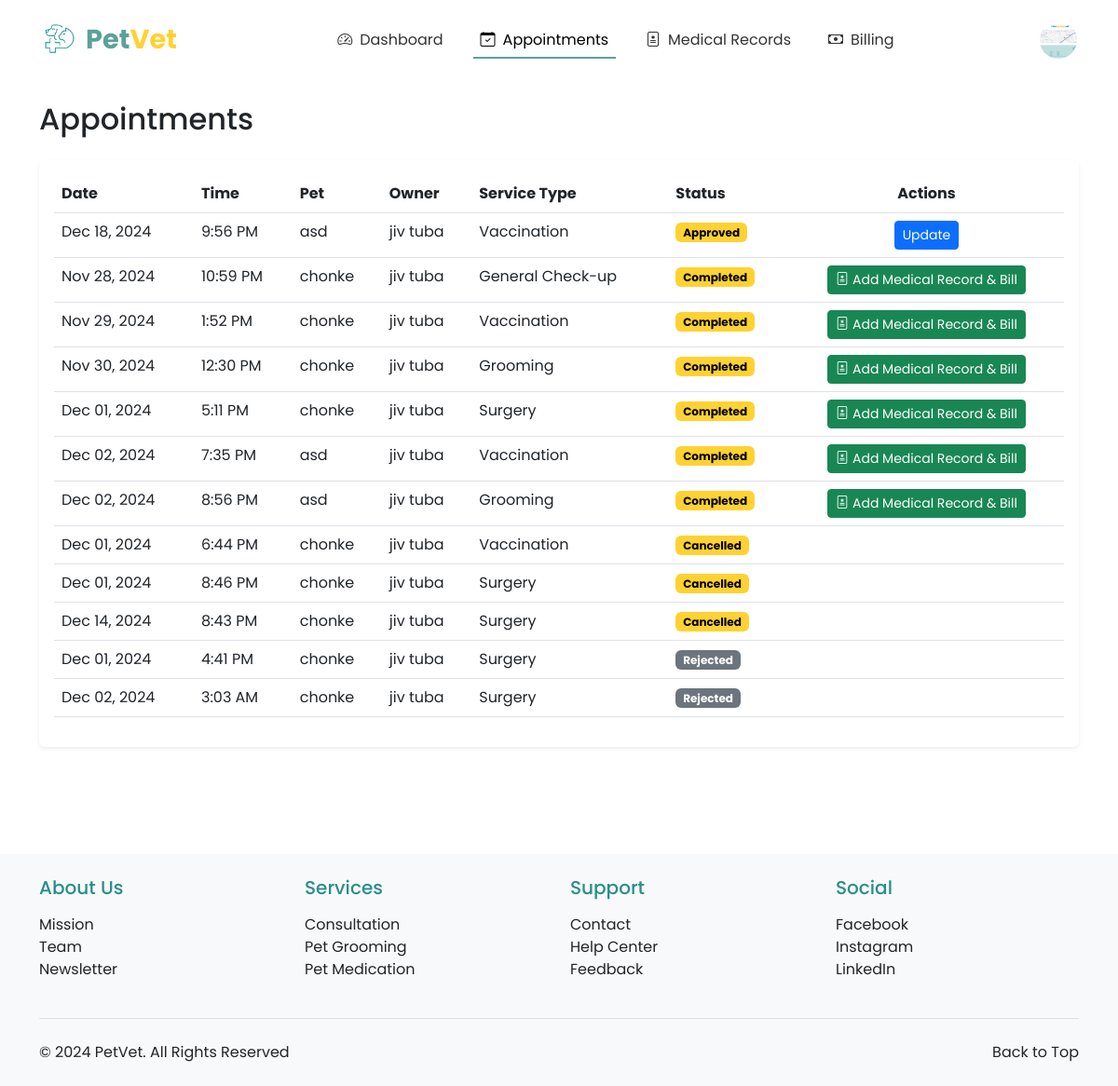
Page /vet/appointments/ (signed in) on the committed database.
### registration_login/models.py (models this page shows, shortened)
class Profile(models.Model):
    PAYMENT_CHOICES = [
        ('CASH', 'Cash'),
        ('CARD', 'Credit/Debit Card'),
        ('GCASH', 'GCash'),
        ('MAYA', 'Maya'),
    ]
    ROLE_CHOICES = [
        ('OWNER', 'Pet Owner'),
        ('VET', 'Veterinarian'),
    ]
    user = models.OneToOneField(User, on_delete=models.CASCADE, primary_key=True)
    profile_picture = models.ImageField(upload_to='profile_pics/', default='profile_pics/profile.png')
    first_name = models.CharField(max_length=50)
    last_name = models.CharField(max_length=50)
    address = models.CharField(max_length=200, blank=True, null=True)
    contact_number = models.CharField(max_length=15, blank=True, null=True)
    preferred_payment = models.CharField(max_length=10, choices=PAYMENT_CHOICES, default='CASH')
    card_number = models.CharField(max_length=16, blank=True, null=True)
    card_expiry = models.CharField(max_length=5, blank=True, null=True)
    ewallet_number = models.CharField(max_length=15, blank=True, null=True)
    role = models.CharField(max_length=10, choices=ROLE_CHOICES, default='OWNER')
    phone_number = models.CharField(max_length=20, null=True, blank=True)
    created_at = models.DateTimeField(auto_now_add=True)
    updated_at = models.DateTimeField(auto_now=True)

### appointments/models.py (models this page shows, shortened)
class Appointment(models.Model):
    STATUS_CHOICES = [
        ('PENDING', 'Pending Approval'),
        ('APPROVED', 'Approved'),
        ('COMPLETED', 'Completed'),
        ('CANCELLED', 'Cancelled'),
        ('REJECTED', 'Rejected'),
    ]
    SERVICE_CHOICES = [
        ('CHECKUP', 'General Check-up'),
        ('VACCINATION', 'Vaccination'),
        ('SURGERY', 'Surgery'),
        ('GROOMING', 'Grooming'),
        ('DENTAL', 'Dental Care'),
        ('EMERGENCY', 'Emergency Care'),
    ]
    pet = models.ForeignKey(Pet, on_delete=models.CASCADE, related_name='appointments')
    owner = models.ForeignKey(Profile, on_delete=models.CASCADE, null=True)  # Making owner nullable
    veterinarian = models.ForeignKey(VeterinarianProfile, on_delete=models.SET_NULL, null=True, related_name='appointments')
    service_type = models.CharField(max_length=20, choices=SERVICE_CHOICES, default='CHECKUP')
    date = models.DateField()
    time = models.TimeField()
    reason = models.TextField(blank=True, null=True)
    status = models.CharField(max_length=20, choices=STATUS_CHOICES, default='PENDING')
    notes = models.TextField(blank=True, null=True)
    created_at = models.DateTimeField(auto_now_add=True)
    updated_at = models.DateTimeField(auto_now=True)
    class Meta:
        ordering = ['date', 'time']

### pet_registration/models.py (models this page shows, shortened)
class Pet(models.Model):
    owner = models.ForeignKey(User, on_delete=models.CASCADE, related_name='pets')
    pet_id = models.CharField(max_length=20, unique=True)
    pet_name = models.CharField(max_length=50)
    breed = models.CharField(max_length=50)
    species = models.CharField(max_length=50)
    sex = models.CharField(max_length=10, choices=[('Male', 'Male'), ('Female', 'Female'), ('Unknown', 'Unknown')])
    weight = models.DecimalField(max_digits=5, decimal_places=2)
    birthday = models.DateField()
    pet_description = models.TextField(blank=True, null=True)
    image_url = models.ImageField(upload_to='pet_images/', blank=True, null=True)
    primary_veterinarian = models.ForeignKey('veterinarians.VeterinarianProfile',
        on_delete=models.SET_NULL,
        null=True,
        blank=True,
        related_name='primary_pets'
    )
    def __str__(self):
        return f"{self.pet_name} ({self.breed})"

### veterinarians/views.py (the view)
# urls.py: path('', views.appointment_list, name='appointment_list'),
@login_required
@user_passes_test(is_veterinarian)
def appointment_list(request):
    vet_profile = get_object_or_404(VeterinarianProfile, profile=request.user.profile)
    status_order = {
        'PENDING': 0,
        'APPROVED': 1,
        'COMPLETED': 2,
        'CANCELLED': 3,
        'REJECTED': 4
    }
    appointments = Appointment.objects.select_related('pet', 'pet__owner').filter(
        veterinarian=vet_profile
    )
    appointments = sorted(appointments, key=lambda x: (status_order[x.status], x.date, x.time))
    for appointment in appointments:
        print(f"Appointment ID: {appointment.id}")
        print(f"Pet: {appointment.pet}")
        if appointment.pet:
            print(f"Pet ID: {appointment.pet.pet_id}")
    return render(request, 'veterinarians/appointment_list.html', {'appointments': appointments})

### veterinarians/views.py (called while the page is built)
def is_veterinarian(user):
    return user.profile.role == 'VET'

### veterinarians/templates/veterinarians/appointment_list.html (shortened to what this page needs)
{% extends 'base.html' %}
{% block nav_appointments %}active{% endblock %}
{% block content %}
<div class="container content-wrapper py-4">
    <div class="d-flex justify-content-between align-items-center mb-4">
        <h2 class="mb-0">Appointments</h2>
    </div>
    <div class="card border-0 shadow-sm">
        <div class="card-body">
            <div class="table-responsive">
                <table class="table table-hover">
                    <thead>
                        <tr>
                            <th>Date</th>
                            <th>Time</th>
                            <th>Pet</th>
                            <th>Owner</th>
                            <th>Service Type</th>
                            <th>Status</th>
                            <th class="text-center">Actions</th>
                        </tr>
                    </thead>
                    <tbody>
                        {% regroup appointments by status as status_list %}
                        {% for status_group in status_list %}
                            {% for appointment in status_group.list %}
                                <tr>
                                    <td>{{ appointment.date|date:"M d, Y" }}</td>
                                    <td>{{ appointment.time|time:"g:i A" }}</td>
                                    <td>{% if appointment.pet %}{{ appointment.pet.pet_name }}{% else %}N/A{% endif %}</td>
                                    <td>{% if appointment.pet and appointment.pet.owner %}{{ appointment.pet.owner.first_name }} {{ appointment.pet.owner.last_name }}{% else %}N/A{% endif %}</td>
                                    <td>{{ appointment.get_service_type_display }}</td>
                                    <td>
                                        <span class="badge {% if appointment.status == 'APPROVED' %}bg-success
                                                      {% elif appointment.status == 'PENDING' %}bg-warning
                                                      {% elif appointment.status == 'COMPLETED' %}bg-info
                                                      {% elif appointment.status == 'CANCELLED' %}bg-danger
                                                      {% elif appointment.status == 'REJECTED' %}bg-secondary{% endif %}">
                                            {{ appointment.get_status_display }}
                                        </span>
                                    </td>
                                    <td>
                                        <div class="d-flex justify-content-center gap-2">
                                            {% if appointment.status != 'COMPLETED' and appointment.status != 'CANCELLED' and appointment.status != 'REJECTED' %}
                                                <a href="{% url 'veterinarians:update_appointment' appointment.id %}" class="btn btn-sm btn-primary">Update</a>
                                            {% endif %}
                                            {% if appointment.status == 'COMPLETED' and appointment.pet and appointment.pet.pet_id %}
                                                <a href="{% url 'veterinarians:add_medical_record' appointment.pet.pet_id %}" class="btn btn-sm btn-success">
                                                    <i class="bi bi-file-medical me-1"></i>Add Medical Record & Bill
                                                </a>
                                            {% endif %}
                                        </div>
                                    </td>
                                </tr>
                            {% endfor %}
                        {% empty %}
                            <tr>
                                <td colspan="7" class="text-center">No appointments found.</td>
                            </tr>
                        {% endfor %}
                    </tbody>
                </table>
            </div>
        </div>
    </div>
</div>
{% endblock %}

### appointments/templates/base.html (shortened to what this page needs)
<!DOCTYPE html>
<html lang="en">
<head>
    {% load static %}
    <link href="https://cdn.jsdelivr.net/npm/bootstrap@5.3.0/dist/css/bootstrap.min.css" rel="stylesheet">
    <link rel="stylesheet" href="https://cdn.jsdelivr.net/npm/bootstrap-icons@1.11.2/font/bootstrap-icons.css">
</head>
<body>
    <nav class="navbar navbar-expand-lg navbar-light bg-white">
        <div class="container-fluid">
            <a class="navbar-brand d-flex align-items-center" href="{% url 'homepage:index' %}">
                <img src="{% static 'images/toplogo.png' %}" alt="PetVet Logo" class="me-2">
                <span class="logo-text">
                    <span class="logo-text-pet">Pet</span><span class="logo-text-vet">Vet</span>
                </span>
            </a>
            <div class="collapse navbar-collapse justify-content-center" id="navbarNav">
                <ul class="navbar-nav">
                    {% if user.is_authenticated %}
                        {% if user.profile.role == 'VET' %}
                            <li class="nav-item">
                                <a class="nav-link {% block nav_dashboard %}{% endblock %}" href="{% url 'veterinarians:dashboard' %}">
                                    <i class="bi bi-speedometer2 nav-icon"></i>Dashboard
                                </a>
                            </li>
                            <li class="nav-item">
                                <a class="nav-link {% block nav_appointments %}{% endblock %}" href="{% url 'veterinarians:appointment_list' %}">
                                    <i class="bi bi-calendar-check nav-icon"></i>Appointments
                                </a>
                            </li>
                            <li class="nav-item">
                                <a class="nav-link {% block nav_medical_records %}{% endblock %}" href="{% url 'veterinarians:medical_records_list' %}">
                                    <i class="bi bi-file-medical nav-icon"></i>Medical Records
                                </a>
                            </li>
                            <li class="nav-item">
                                <a class="nav-link {% block nav_billing %}{% endblock %}" href="{% url 'veterinarians:billing_management' %}">
                                    <i class="bi bi-cash nav-icon"></i>Billing
                                </a>
                            </li>
                        {% endif %}
                    {% endif %}
                </ul>
            </div>
            <div class="d-flex align-items-center">
                {% if user.is_authenticated %}
                    <div class="dropdown">
                        <img src="{{ user.profile.profile_picture.url }}" alt="Profile" class="profile-image" role="button" data-bs-toggle="dropdown" aria-expanded="false">
                    </div>
                {% else %}
                    <a href="{% url 'registration_login:my_login' %}" class="btn btn-auth-primary me-2">Login</a>
                    <a href="{% url 'registration_login:register' %}" class="btn btn-auth-outline">Register</a>
                {% endif %}
            </div>
        </div>
    </nav>
    <main>
        {% block content %}{% endblock %}
    </main>
    <footer class="bg-light py-4">
        <div class="container">
            <div class="row g-4">
                <div class="col-lg-3 col-md-6">
                    <h5 class="mb-3" style="color: #2A8D8D;">About Us</h5>
                    <ul class="list-unstyled">
                        <li><a href="{% url 'homepage:about_us' %}#mission" class="text-decoration-none text-dark">Mission</a></li>
                        <li><a href="{% url 'homepage:about_us' %}#team" class="text-decoration-none text-dark">Team</a></li>
                        <li><a href="{% url 'homepage:about_us' %}#newsletter" class="text-decoration-none text-dark">Newsletter</a></li>
                    </ul>
                </div>
                <div class="col-lg-3 col-md-6">
                    <h5 class="mb-3" style="color: #2A8D8D;">Services</h5>
                    <ul class="list-unstyled">
                        <li><a href="{% url 'homepage:index' %}#services" class="text-decoration-none text-dark">Consultation</a></li>
                        <li><a href="{% url 'homepage:index' %}#services" class="text-decoration-none text-dark">Pet Grooming</a></li>
                        <li><a href="{% url 'homepage:index' %}#services" class="text-decoration-none text-dark">Pet Medication</a></li>
                    </ul>
                </div>
                <div class="col-lg-3 col-md-6">
                    <h5 class="mb-3" style="color: #2A8D8D;">Support</h5>
                    <ul class="list-unstyled">
                        <li><a href="{% url 'homepage:about_us' %}#contact" class="text-decoration-none text-dark">Contact</a></li>
                        <li><a href="{% url 'homepage:about_us' %}#help" class="text-decoration-none text-dark">Help Center</a></li>
                        <li><a href="{% url 'homepage:about_us' %}#feedback" class="text-decoration-none text-dark">Feedback</a></li>
                    </ul>
                </div>
                <div class="col-lg-3 col-md-6">
                    <h5 class="mb-3" style="color: #2A8D8D;">Social</h5>
                    <ul class="list-unstyled">
                        <li><a href="https://facebook.com" target="_blank" class="text-decoration-none text-dark">Facebook</a></li>
                        <li><a href="https://instagram.com" target="_blank" class="text-decoration-none text-dark">Instagram</a></li>
                        <li><a href="https://linkedin.com" target="_blank" class="text-decoration-none text-dark">LinkedIn</a></li>
                    </ul>
                </div>
            </div>
            <div class="border-top mt-4 pt-4">
                <div class="container px-0">
                    <div class="row">
                        <div class="col-md">
                            <p class="mb-0 text-dark">&copy; 2024 PetVet. All Rights Reserved</p>
                        </div>
                        <div class="col-md text-md-end">
                            <a href="#" class="text-decoration-none text-dark" id="back-to-top">Back to Top</a>
                        </div>
                    </div>
                </div>
            </div>
        </div>
    </footer>
</body>
</html>

### appointments/templates/base.html (style rules this page uses)
:root { --primary-color: #5BA199; --secondary-color: #FFD233; --light-cream: #FFF9EA; }
body { font-family: 'Poppins', sans-serif; min-height: 100vh; display: flex; flex-direction: column; }
main { min-height: 100vh; }
footer { margin-top: 2rem; }
.navbar { padding: 1rem 2rem; }
.navbar-brand img { height: 40px; }
.nav-link { color: #333; position: relative; padding: 0.5rem 1.5rem; margin: 0 0.5rem; }
.nav-link.active { color: var(--primary-color); }
.nav-link.active::after { content: ''; position: absolute; bottom: 0; left: 0; width: 100%; height: 2px; background-color: var(--primary-color); }
.navbar-nav { gap: 0.5rem; }
.profile-image { width: 40px; height: 40px; border-radius: 50%; object-fit: cover; cursor: pointer; }
.logo-text { font-size: 1.8rem; font-weight: 700; }
.logo-text-pet { color: var(--primary-color); }
.logo-text-vet { color: var(--secondary-color); }
.bg-success, .bg-info, .bg-warning, .bg-error, .bg-danger { background-color: #FFD233 !important; color: #000 !important; }
.nav-icon { margin-right: 0.5rem; }

### rows in the picture
Appointment: date "Dec 18, 2024", time "9:56 PM", pet.pet_name "asd", pet.owner.first_name "jiv", pet.owner.last_name "tuba", service_type "Vaccination", status "Approved", shows "Update"
Appointment: date "Nov 28, 2024", time "10:59 PM", pet.pet_name "chonke", pet.owner.first_name "jiv", pet.owner.last_name "tuba", service_type "General Check-up", status "Completed", shows "Add Medical Record & Bill"
Appointment: date "Nov 29, 2024", time "1:52 PM", pet.pet_name "chonke", pet.owner.first_name "jiv", pet.owner.last_name "tuba", service_type "Vaccination", status "Completed", shows "Add Medical Record & Bill"
Appointment: date "Nov 30, 2024", time "12:30 PM", pet.pet_name "chonke", pet.owner.first_name "jiv", pet.owner.last_name "tuba", service_type "Grooming", status "Completed", shows "Add Medical Record & Bill"
Appointment: date "Dec 01, 2024", time "5:11 PM", pet.pet_name "chonke", pet.owner.first_name "jiv", pet.owner.last_name "tuba", service_type "Surgery", status "Completed", shows "Add Medical Record & Bill"
Appointment: date "Dec 02, 2024", time "7:35 PM", pet.pet_name "asd", pet.owner.first_name "jiv", pet.owner.last_name "tuba", service_type "Vaccination", status "Completed", shows "Add Medical Record & Bill"
Appointment: date "Dec 02, 2024", time "8:56 PM", pet.pet_name "asd", pet.owner.first_name "jiv", pet.owner.last_name "tuba", service_type "Grooming", status "Completed", shows "Add Medical Record & Bill"
Appointment: date "Dec 01, 2024", time "6:44 PM", pet.pet_name "chonke", pet.owner.first_name "jiv", pet.owner.last_name "tuba", service_type "Vaccination", status "Cancelled"
Appointment: date "Dec 01, 2024", time "8:46 PM", pet.pet_name "chonke", pet.owner.first_name "jiv", pet.owner.last_name "tuba", service_type "Surgery", status "Cancelled"
Appointment: date "Dec 14, 2024", time "8:43 PM", pet.pet_name "chonke", pet.owner.first_name "jiv", pet.owner.last_name "tuba", service_type "Surgery", status "Cancelled"
Appointment: date "Dec 01, 2024", time "4:41 PM", pet.pet_name "chonke", pet.owner.first_name "jiv", pet.owner.last_name "tuba", service_type "Surgery", status "Rejected"
Appointment: date "Dec 02, 2024", time "3:03 AM", pet.pet_name "chonke", pet.owner.first_name "jiv", pet.owner.last_name "tuba", service_type "Surgery", status "Rejected"
